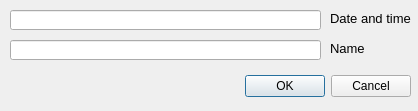
<?xml version="1.0" encoding="UTF-8"?>
<ui version="4.0">
 <class>Dialog</class>
 <widget class="QDialog" name="Dialog">
  <property name="geometry">
   <rect>
    <x>0</x>
    <y>0</y>
    <width>418</width>
    <height>111</height>
   </rect>
  </property>
  <property name="windowTitle">
   <string>Dialog</string>
  </property>
  <widget class="QDialogButtonBox" name="buttonBox">
   <property name="geometry">
    <rect>
     <x>70</x>
     <y>70</y>
     <width>341</width>
     <height>32</height>
    </rect>
   </property>
   <property name="orientation">
    <enum>Qt::Horizontal</enum>
   </property>
   <property name="standardButtons">
    <set>QDialogButtonBox::Cancel|QDialogButtonBox::Ok</set>
   </property>
  </widget>
  <widget class="QLineEdit" name="date_and_time">
   <property name="geometry">
    <rect>
     <x>10</x>
     <y>10</y>
     <width>311</width>
     <height>20</height>
    </rect>
   </property>
  </widget>
  <widget class="QLineEdit" name="name">
   <property name="geometry">
    <rect>
     <x>10</x>
     <y>40</y>
     <width>311</width>
     <height>20</height>
    </rect>
   </property>
  </widget>
  <widget class="QLabel" name="label">
   <property name="geometry">
    <rect>
     <x>330</x>
     <y>10</y>
     <width>91</width>
     <height>16</height>
    </rect>
   </property>
   <property name="font">
    <font>
     <pointsize>10</pointsize>
    </font>
   </property>
   <property name="text">
    <string>Date and time</string>
   </property>
  </widget>
  <widget class="QLabel" name="label_2">
   <property name="geometry">
    <rect>
     <x>330</x>
     <y>40</y>
     <width>81</width>
     <height>16</height>
    </rect>
   </property>
   <property name="font">
    <font>
     <pointsize>10</pointsize>
    </font>
   </property>
   <property name="text">
    <string>Name</string>
   </property>
  </widget>
 </widget>
 <resources/>
 <connections>
  <connection>
   <sender>buttonBox</sender>
   <signal>accepted()</signal>
   <receiver>Dialog</receiver>
   <slot>accept()</slot>
   <hints>
    <hint type="sourcelabel">
     <x>248</x>
     <y>254</y>
    </hint>
    <hint type="destinationlabel">
     <x>157</x>
     <y>274</y>
    </hint>
   </hints>
  </connection>
  <connection>
   <sender>buttonBox</sender>
   <signal>rejected()</signal>
   <receiver>Dialog</receiver>
   <slot>reject()</slot>
   <hints>
    <hint type="sourcelabel">
     <x>316</x>
     <y>260</y>
    </hint>
    <hint type="destinationlabel">
     <x>286</x>
     <y>274</y>
    </hint>
   </hints>
  </connection>
 </connections>
</ui>
